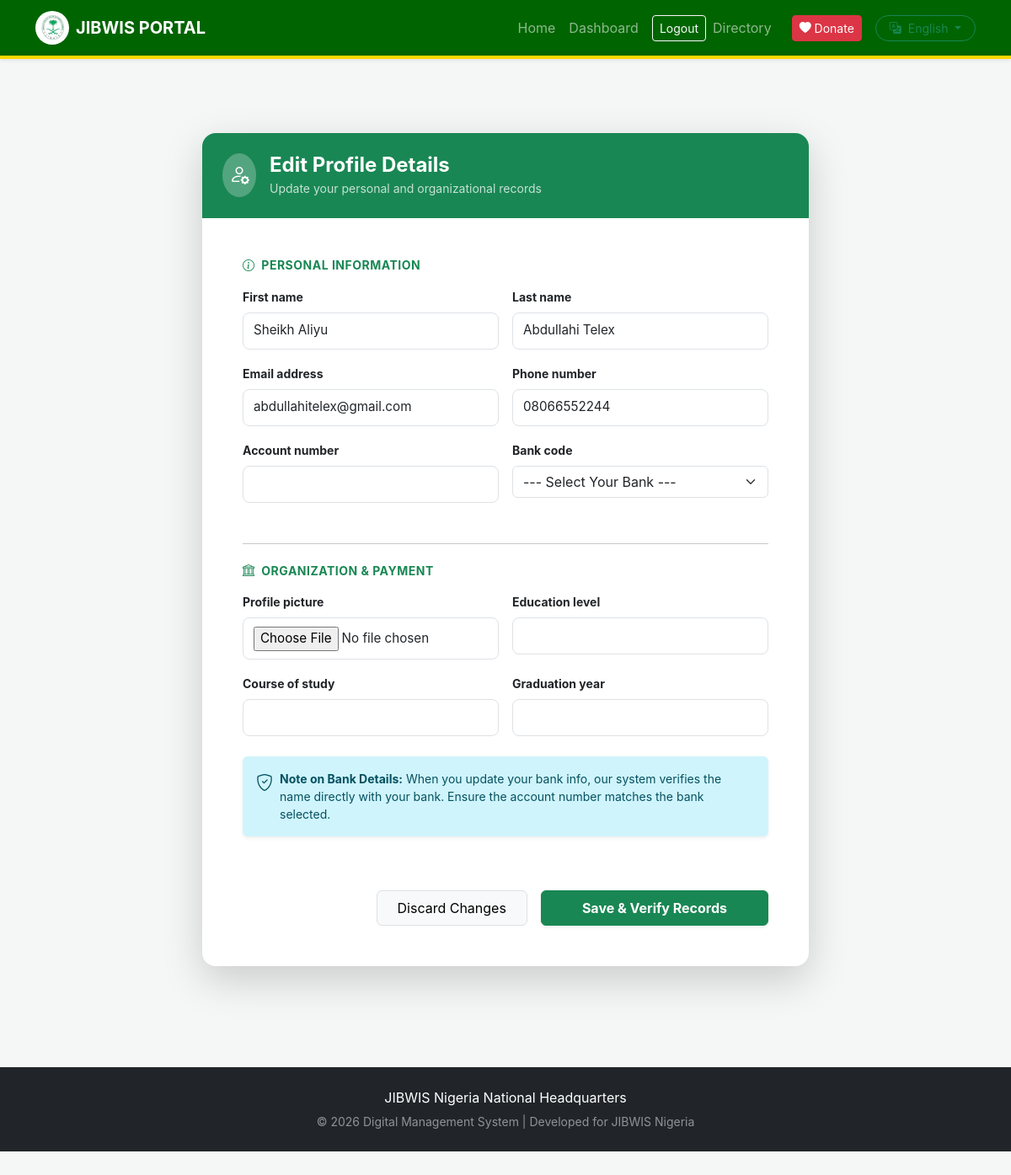
Screenshot of /profile/edit/ (signed in) with the database file from the repository.
### accounts/models.py (models this page shows)
class User(AbstractUser):
    phone_number = models.CharField(max_length=15, blank=True, null=True)
    BANK_CHOICES = [
        ('044', 'Access Bank'), ('011', 'First Bank'), ('058', 'GTBank'),
        ('057', 'Zenith Bank'), ('033', 'UBA'), ('050', 'EcoBank'),
        ('50515', 'Moniepoint MFB'), ('999992', 'OPay'), ('999991', 'PalmPay'),
    ]
    bank_code = models.CharField(max_length=10, choices=BANK_CHOICES, blank=True, null=True)
    account_number = models.CharField(max_length=10, blank=True, null=True)
    account_name = models.CharField(max_length=100, blank=True, null=True, help_text="Verified name from Bank")
    paystack_recipient_code = models.CharField(max_length=100, blank=True, null=True)
    EDUCATION_LEVELS = [
        ('primary', 'Primary'), ('secondary', 'Secondary/SSCE'),
        ('tertiary', 'College/NCE'), ('polytechnics', 'Certificate/ND'),
        ('undergraduate', 'Undergraduate'), ('graduate', 'Graduate (BSc/HND)'),
        ('postgraduate', 'Postgraduate (MSc/PhD)'), ('specialized', 'Specialized/Technical'),
    ]
    education_level = models.CharField(max_length=20, choices=EDUCATION_LEVELS, blank=True)
    course_of_study = models.CharField(max_length=255, blank=True)
    is_graduated = models.BooleanField(default=False)
    graduation_year = models.PositiveIntegerField(null=True, blank=True)
    groups = models.ManyToManyField('auth.Group', related_name='custom_user_groups', blank=True)
    user_permissions = models.ManyToManyField('auth.Permission', related_name='custom_user_permissions', blank=True)

class Profile(models.Model):
    user = models.ForeignKey(User, on_delete=models.CASCADE, related_name='profiles')
    unit = models.ForeignKey(OrganizationUnit, on_delete=models.CASCADE)
    position = models.CharField(max_length=100)
    profile_picture = models.ImageField(upload_to='profiles/', null=True, blank=True)
    education_level = models.CharField(max_length=100, blank=True, null=True)
    course_of_study = models.CharField(max_length=255, blank=True, null=True)
    graduation_year = models.IntegerField(blank=True, null=True)
    is_active = models.BooleanField(default=False) # Approval Switch

### accounts/views.py (the view)
# urls.py: path('profile/edit/', views.edit_profile, name='edit_profile'),
@login_required
def edit_profile(request):
    profile = request.user.profiles.first()
    if request.method == 'POST':
        u_form = UserUpdateForm(request.POST, instance=request.user)
        p_form = ProfileUpdateForm(request.POST, request.FILES, instance=profile)
        if u_form.is_valid() and p_form.is_valid():
            user = u_form.save(commit=False)
            account_no = request.POST.get('account_number')
            bank_cd = request.POST.get('bank_code')
            if account_no and bank_cd:
                verified_name = verify_bank_account(account_no, bank_cd)
                if verified_name:
                    user.account_name = verified_name
                    user.account_number = account_no
                    user.bank_code = bank_cd
                    messages.success(request, f"Bank Account Verified: {verified_name}")
                else:
                    messages.error(request, "Bank verification failed. Please check your details.")
                    return render(request, 'accounts/edit_profile.html', {
                        'u_form': u_form,
                        'p_form': p_form
                    })
            user.save()
            p_form.save()
            messages.success(request, "Profile updated successfully!")
            return redirect('dashboard')
    else:
        u_form = UserUpdateForm(instance=request.user)
        p_form = ProfileUpdateForm(instance=profile)
    return render(request, 'accounts/edit_profile.html', {
        'u_form': u_form,
        'p_form': p_form
    })

### accounts/forms.py
class UserUpdateForm(forms.ModelForm):
    bank_code = forms.ChoiceField(
        choices=BANK_CHOICES,
        widget=forms.Select(attrs={'class': 'form-select'})
    )
    class Meta:
        model = User
        fields = ['first_name', 'last_name', 'email', 'phone_number', 'account_number', 'bank_code']

class ProfileUpdateForm(forms.ModelForm):
    class Meta:
        model = Profile
        fields = ['profile_picture', 'education_level', 'course_of_study', 'graduation_year']

### templates/accounts/edit_profile.html (shortened to what this page needs)
{% extends 'base.html' %}
{% load i18n %}
{% block content %}
<div class="container py-5">
    <div class="row justify-content-center">
        <div class="col-md-10 col-lg-8">
            <div class="card border-0 shadow-lg rounded-4 overflow-hidden">
                <div class="card-header bg-success text-white p-4 border-0">
                    <div class="d-flex align-items-center">
                        <div class="bg-white bg-opacity-25 rounded-circle p-2 me-3">
                            <i class="bi bi-person-gear fs-4"></i>
                        </div>
                        <div>
                            <h4 class="mb-0 fw-bold">{% trans "Edit Profile Details" %}</h4>
                            <small class="opacity-75">{% trans "Update your personal and organizational records" %}</small>
                        </div>
                    </div>
                </div>
                <div class="card-body p-4 p-md-5">
                    <form method="POST" enctype="multipart/form-data" id="profileForm">
                        <div class="mb-5">
                            <h6 class="text-success text-uppercase fw-bold small mb-3 letter-spacing-1">
                                <i class="bi bi-info-circle me-1"></i> {% trans "Personal Information" %}
                            </h6>
                            <div class="row g-3">
                                {% for field in u_form %}
                                <div class="col-md-6">
                                    <label class="form-label small fw-bold text-dark">{{ field.label }}</label>
                                    {{ field }}
                                </div>
                                {% endfor %}
                            </div>
                        </div>
                        <hr class="my-4 opacity-25">
                        <div class="mb-5">
                            <h6 class="text-success text-uppercase fw-bold small mb-3 letter-spacing-1">
                                <i class="bi bi-bank me-1"></i> {% trans "Organization & Payment" %}
                            </h6>
                            <div class="row g-3">
                                {% for field in p_form %}
                                <div class="col-md-6">
                                    <label class="form-label small fw-bold text-dark">{{ field.label }}</label>
                                    {{ field }}
                                </div>
                                {% endfor %}
                            </div>
                            <div class="alert alert-info border-0 shadow-sm mt-4 small d-flex align-items-start">
                                <i class="bi bi-shield-check fs-5 me-2"></i>
                                <div>
                                    <strong>{% trans "Note on Bank Details" %}:</strong>
                                    {% trans "When you update your bank info, our system verifies the name directly with your bank. Ensure the account number matches the bank selected." %}
                                </div>
                            </div>
                        </div>
                        <div class="d-flex flex-column flex-md-row gap-3 justify-content-md-end pt-3">
                            <a href="{% url 'dashboard' %}" class="btn btn-light px-4 py-2 border">{% trans "Discard Changes" %}</a>
                            <button type="submit" class="btn btn-success px-5 py-2 fw-bold shadow-sm" id="submitBtn">
                                <span id="btnText">{% trans "Save & Verify Records" %}</span>
                            </button>
                        </div>
                    </form>
                </div>
            </div>
        </div>
    </div>
</div>
{% endblock %}

### templates/base.html (style rules this page uses)
:root { --jibwis-green: #006400; --jibwis-gold: #ffd700; }
body { background-color: #f4f7f6; font-family: 'Inter', sans-serif; padding-bottom: 50px; }

### templates/accounts/edit_profile.html (style rules this page uses)
input:not([type="checkbox"]), select, textarea { display: block; width: 100%; padding: 0.6rem 0.75rem; font-size: 0.95rem; font-weight: 400; line-height: 1.5; color: #212529; background-color: #fff; background-clip: padding-box; border: 1px solid #dee2e6; border-radius: 0.5rem; transition: all 0.2s ease-in-out; }
.letter-spacing-1 { letter-spacing: 0.5px; }
.rounded-4 { border-radius: 1rem !important; }

### rows the page displays
User: u_form "Sheikh Aliyu" "Abdullahi Telex" "abdullahitelex@gmail.com" "08066552244" "--- Select Your Bank ---"

### other values shown
{{ field.label }} "First name" "Last name" "Email address" "Phone number" "Account number" "Bank code"
{{ field.label }} "Profile picture" "Education level" "Course of study" "Graduation year"
